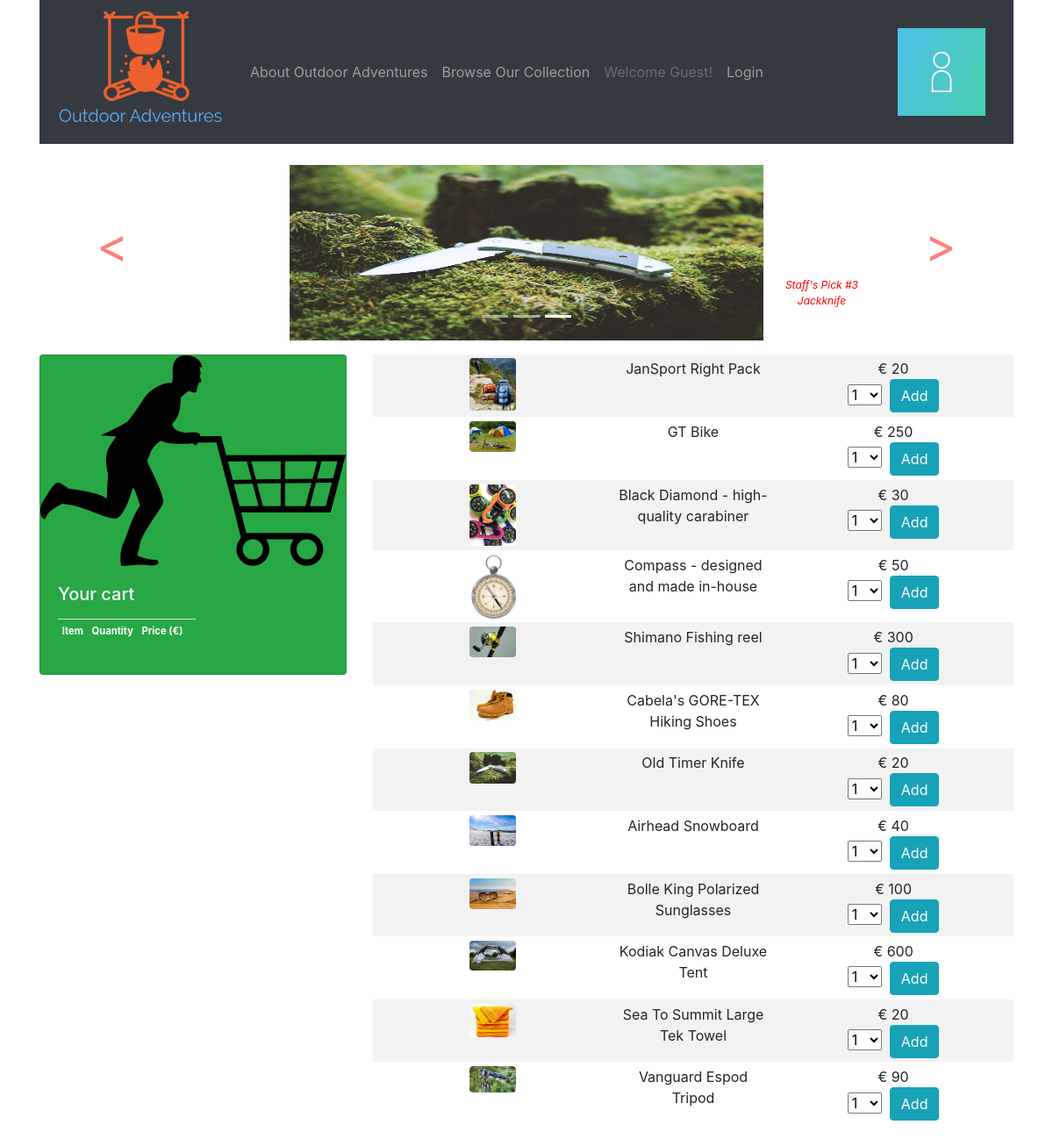
The page /collections.php on the database its author committed.
### tables this page shows
CREATE TABLE `products` (
  `product_ID` int(11) NOT NULL,
  `image_name` text NOT NULL,
  `product_description` text NOT NULL,
  `price` float NOT NULL
);

### collections.php (the view, shortened to what this page needs)
<!DOCTYPE html>
<html lang="en">
<head>
    <link rel="stylesheet" href="https://stackpath.bootstrapcdn.com/bootstrap/4.1.0/css/bootstrap.min.css">
</head>
<body>
    <div class="container">
       <nav class="navbar navbar-expand-lg navbar-dark bg-dark sticky-top">
            <a class="navbar-brand" href="index.html">
                <img class="img-fluid" src="images/LogoMakr_6NtMtS.png" width="200" /></a>
            <div class="collapse navbar-collapse" id="navbarSupportedContent">
                <ul class="navbar-nav mr-auto">
                    <li class="nav-item">
                        <a class="nav-link" href="index.html">About Outdoor Adventures</a>
                    </li>
                    <li class="nav-item">
                        <a class="nav-link" href="collections.php">Browse Our Collection</a>
                    </li>
                    <li class="nav-item">
                        <a class="nav-link disabled" href="#" id="welcome_message">Welcome Guest!</a>
                    </li>
                    <li class="nav-item">
                        <a class="nav-link" id="login-logout" href="login.php">Login</a>
                    </li>
                </ul>
                <a class="navbar-brand" href="login.php">
                    <img class="img-fluid" src="images/user-2160923_1280.png" width="100" /></a>
            </div>
        </nav>
        <div>&nbsp;</div>
        <div id="carouselIndicators" class="carousel slide col-auto" data-ride="carousel">
            <ol class="carousel-indicators">
                <li data-target="#carouselIndicators" data-slide-to="0" class="active"></li>
                <li data-target="#carouselIndicators" data-slide-to="1"></li>
                <li data-target="#carouselIndicators" data-slide-to="2"></li>
            </ol>
            <div class="carousel-inner">
                <div class="carousel-item">
                    <img class="d-block w-50" height="200px" src="images/carousel/jackknife.jpg" alt="Jackknife">
					<div class="carousel-caption d-none d-md-block">
						<p>Staff's Pick #3<br>Jackknife</p>
					</div>
                </div>
            </div>
            <a class="carousel-control-prev" href="#carouselIndicators" role="button" data-slide="prev">
                <span class="carousel-control-prev-icon" aria-hidden="true"></span>
            </a>
            <a class="carousel-control-next" href="#carouselIndicators" role="button" data-slide="next">
                <span class="carousel-control-next-icon" aria-hidden="true"></span>
            </a>
        </div>
		<div class="row">
			<div class="col-sm-4">
				<div class="card bg-success text-white">
					<img class="card-img-top" src="images/shopping.png" alt="Your cart" class="img-fluid">
					<div class="card-body">
						<h5 class="card-title">Your cart</h5>
						<p class="card-text">
							<table class="table table-responsive table-sm" id="shopping_cart" onkeyup="alert('changed');">
								<th>Item</th>
								<th>Quantity</th>
								<th>Price (€)</th>
								<th></th>
							</table>
						</p>
					</div>
				</div>
        </div>
		<?php
		$dbhost = "localhost";
		$dbuser = "root";
		$dbpassword = "";
		$dbname = "outdoor_adventures_db";
		$connection = mysqli_connect($dbhost,$dbuser,$dbpassword,$dbname);
		$result = mysqli_query($connection,"SELECT * FROM products");
		echo "<div class='col-sm-8'>";
		echo "<table class='table table-striped table-borderless table-hover table-responsive table-sm' id='products_from_DB'>";
		while ($row = mysqli_fetch_array($result)) {
			echo "<tr id='" . $row['product_ID'] . "'>";
			echo "<td class='col-sm-3'><a target='_blank' href='images/products/" . $row['image_name'] .  "'><img class='img-fluid rounded' src='images/products/" . $row['image_name'] . "'/></a></td>";
			echo "<td class='col-sm-2'>" . $row['product_description'] . "</td>";
			echo "<td class='col-sm-3'>€ " . $row['price'];
			echo "<br>";
			echo "<select class='selectpicker'>
					<option>1</option>
					<option>2</option>
					<option>3</option>
					<option>4</option>
					<option>5</option>
					<option>6</option>
					<option>7</option>
					<option>8</option>
					<option>9</option>
					<option>10</option>
				</select>";
			echo "&nbsp; <button class='btn btn-info' onclick=add_items_to_cart.call(this);>Add</button>";
			echo "</td>";
			echo "</tr>";
		}
		echo "</table>";
		echo "</div>";
		echo "</div>";
		echo "</div>";
	?>
</body>
</html>

### collections.php (style rules this page uses)
.carousel-inner img { margin: auto; }
.carousel-control-prev-icon, .carousel-control-next-icon { height: 100px; width: 100px; outline: black; background-size: 100%, 100%; background-image: none; }
.carousel-control-next-icon:after { content: '>'; font-size: 55px; color: red; }
.carousel-control-prev-icon:after { content: '<'; font-size: 55px; color: red; }
.carousel-caption { bottom: 0; left: auto; color: red; font-size: 12px; font-style: italic; }
.table td { text-align: center; }
#products_from_DB .img-fluid { max-width: 20%; }
#shopping_cart { font-size: 0.7rem; }

### rows shown on the page
products: image_name (picture), product_description "JanSport Right Pack", price "20"
products: image_name (picture), product_description "GT Bike", price "250"
products: image_name (picture), product_description "Black Diamond - high-quality carabiner", price "30"
products: image_name (picture), product_description "Compass - designed and made in-house", price "50"
products: image_name (picture), product_description "Shimano Fishing reel", price "300"
products: image_name (picture), product_description "Cabela's GORE-TEX Hiking Shoes", price "80"
products: image_name (picture), product_description "Old Timer Knife", price "20"
products: image_name (picture), product_description "Airhead Snowboard", price "40"
products: image_name (picture), product_description "Bolle King Polarized Sunglasses", price "100"
products: image_name (picture), product_description "Kodiak Canvas Deluxe Tent", price "600"
products: image_name (picture), product_description "Sea To Summit Large Tek Towel", price "20"
products: image_name (picture), product_description "Vanguard Espod Tripod", price "90"
